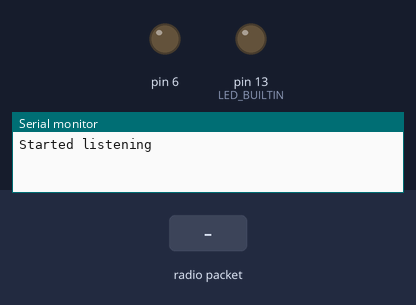
Bench run of a sketch on a simulated Arduino Uno, built with avr-gcc and run on an emulated ATmega328P. On the bench: output pins drawn as LEDs (lit = HIGH), the last lines printed to the serial monitor. Inputs (shaded band) come from the test bench. No radio packets arrive unless stated.

Above: at 1.2 s.
1.3 s: radio packet "1" arrives
At 1.6 s:
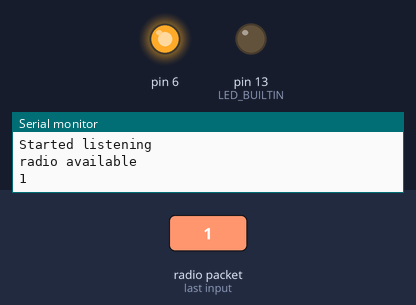
Timing chart, 0 to 4.3 s (numbered marks = the images above; inputs shaded):
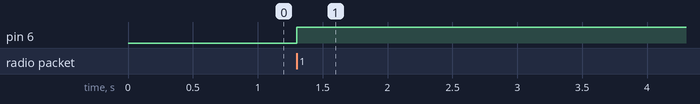

Measured:
- after the input at 1.3 s, pin 6: LOW → HIGH at once

The sketch:

receiver.Ph.ino
```cpp
#include <SPI.h>
#include <nRF24L01.h>
#include <RF24.h>
RF24 radio(9, 10); // CE, CSN
const byte address[6] = "00001";
boolean button_state = 0;
int led_pin = 3;
void setup() {
  Serial.begin(9600);

  // initialize digital pin LED_BUILTIN as an output.
  pinMode(LED_BUILTIN, OUTPUT);

  pinMode(6, OUTPUT);
  radio.begin();
  radio.openReadingPipe(0, address);   //Setting the address at which we will receive the data
  radio.setPALevel(RF24_PA_MIN);       //You can set this as minimum or maximum depending on the distance between the transmitter and receiver.
  radio.startListening();              //This sets the module as receiver
  Serial.println("Started listening");
}
void loop()
{
  //Serial.println("loop");
  if (radio.available())              //Looking for the data.
  {
    Serial.println("radio available");
    digitalWrite(LED_BUILTIN, HIGH);   // turn the LED on (HIGH is the voltage level)
    char text[32] = "";                 //Saving the incoming data
    radio.read(&text, sizeof(text));    //Reading the data
    radio.read(&button_state, sizeof(button_state));    //Reading the data
    if(button_state == HIGH)
    {
      digitalWrite(6, HIGH);
      Serial.println(text);
    }
    else
    {
      digitalWrite(6, LOW);
      Serial.println(text);
    }
  }
  delay(5);
  digitalWrite(LED_BUILTIN, LOW);    // turn the LED off by making the voltage LOW
}
```
